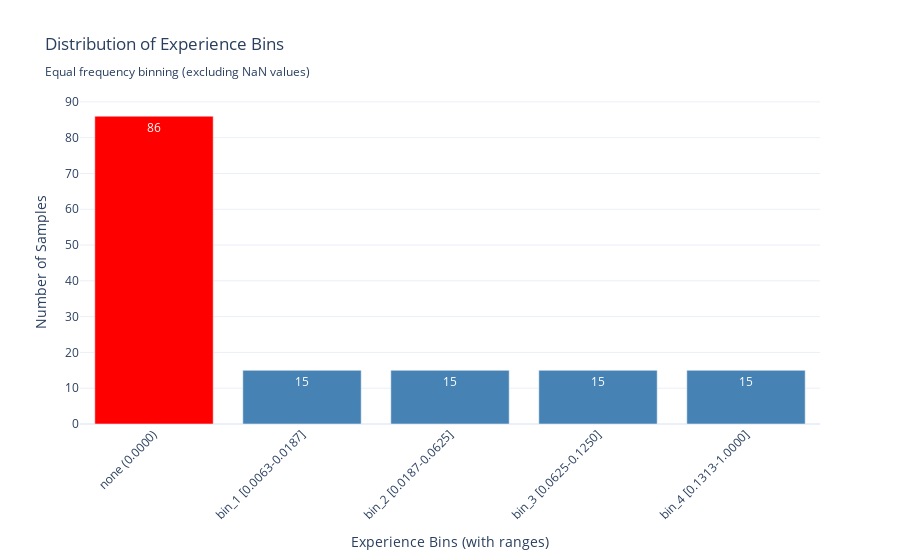

Notebook code for this chart:
### Markdown cell above
### Experience Binning Strategy: Equal Frequency Approach

To facilitate group comparisons, we implement an **equal frequency binning** strategy:

#### Methodology
1. **Separate zero values**: Participants with no experience (score = 0)
2. **Equal frequency bins**: Divide non-zero participants into 4 bins with approximately equal sample sizes
3. **Preserve extreme groups**: Maintain "none" category and handle missing values separately

#### Advantages of Equal Frequency Binning
- **Statistical power**: Each bin has similar sample sizes for robust statistical testing
- **Balanced comparisons**: Avoids issues with very small or large groups
- **Interpretability**: Clear progression from low to high experience levels

#### Bin Structure
- **None**: Zero experience (score = 0.0000)
- **Bin 1-4**: Increasing experience levels with equal sample sizes
- **Missing**: Participants with insufficient data

### Code cell
# Visualize the binning results
fig = go.Figure()

# Define the desired order for bins
desired_order = ["none", "bin_1", "bin_2", "bin_3", "bin_4", "bin_5", "missing"]

# Create a bar chart showing the distribution
bin_counts = df["experiencia_bins"].value_counts()

# Reorder the data according to desired order (only include bins that exist)
ordered_bins = [bin_name for bin_name in desired_order if bin_name in bin_counts.index]
ordered_counts = [bin_counts[bin_name] for bin_name in ordered_bins]
ordered_colors = ["red" if x == "none" else "gray" if x == "missing" else "steelblue" for x in ordered_bins]

# Create custom labels for x-axis with ranges in the correct order
x_labels = []
for bin_name in ordered_bins:
    if bin_name == "none":
        x_labels.append("none\n(0.0000)")
    elif bin_name == "missing":
        x_labels.append("missing\n(NaN)")
    else:
        # Get range from bin_ranges dictionary
        range_info = bin_ranges[bin_name]
        x_labels.append(f"{bin_name}\n[{range_info['min']:.4f}-{range_info['max']:.4f}]")

fig.add_trace(go.Bar(x=x_labels, y=ordered_counts, marker_color=ordered_colors, text=ordered_counts, textposition="auto"))

fig.update_layout(
    title="Distribution of Experience Bins<br><sub>Equal frequency binning (excluding NaN values)</sub>",
    xaxis_title="Experience Bins (with ranges)",
    yaxis_title="Number of Samples",
    showlegend=False,
    xaxis_tickangle=-45,  # Rotate labels for better readability
)

fig.show()

# Save the figure
fig.write_html(images_path / "02_diff_experience_bins_equal_frequency.html")
fig.write_image(images_path / "02_diff_experience_bins_equal_frequency.png", width=1000, height=600, scale=3)
print(f"Saved: 02_diff_experience_bins_equal_frequency.html and .png")

# Display summary statistics for each bin
print("\n" + "=" * 60)
print("SUMMARY: Experience Bins Analysis")
print("=" * 60)
print(f"• Total samples: {len(df)}")
print(f"• Missing values (NaN): {(df['experiencia_bins'] == 'missing').sum()}")
print(f"• Zero experience (none): {(df['experiencia_bins'] == 'none').sum()}")
print(f"• Non-zero experience divided into 5 equal-frequency bins:")
for i in range(1, 6):
    bin_name = f"bin_{i}"
    count = (df["experiencia_bins"] == bin_name).sum()
    print(f"  - {bin_name}: {count} samples")
print("=" * 60)

### Figure 1 — Plotly figure (JSON) as saved in the notebook; plotly's stock layout.template omitted (floating-point values rounded to 4 significant figures)
{"data": [{"marker": {"color": ["red", "steelblue", "steelblue", "steelblue", "steelblue"]}, "text": ["86", "15", "15", "15", "15"], "textposition": "auto", "type": "bar", "x": ["none\n(0.0000)", "bin_1\n[0.0063-0.0187]", "bin_2\n[0.0187-0.0625]", "bin_3\n[0.0625-0.1250]", "bin_4\n[0.1313-1.0000]"], "y": [86, 15, 15, 15, 15]}], "layout": {"showlegend": false, "title": {"text": "Distribution of Experience Bins<br><sub>Equal frequency binning (excluding NaN values)</sub>"}, "xaxis": {"tickangle": -45, "title": {"text": "Experience Bins (with ranges)"}}, "yaxis": {"title": {"text": "Number of Samples"}}}}
